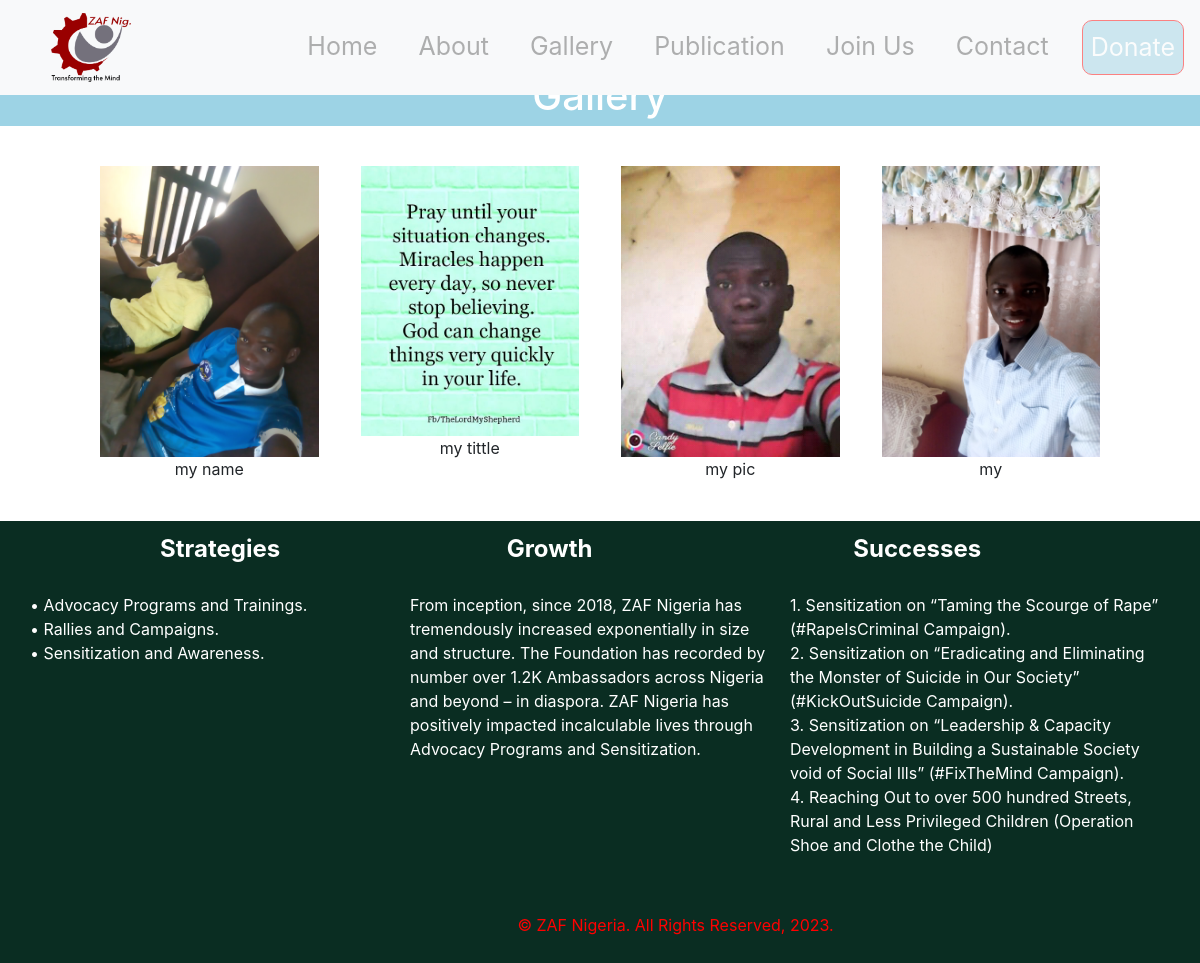
Page /gallery/ on the committed database.
### zafsapp/models.py (models this page shows)
class Gallery(models.Model):
    title = models.CharField(max_length=100)
    image = models.ImageField(upload_to='gallery/')

### zafsapp/views.py (the view)
# urls.py: path('gallery/', views.gallery, name='gallery'),
def gallery(request):
    images = Gallery.objects.all()
    return render(request, 'gallery.html', {'images': images})

### zafsapp/context_processors.py (called while the page is built)
def current_year(request):
    return { 'current_year': datetime.now().year}

### zafsapp/Templates/gallery.html (shortened to what this page needs)
{% include 'navbar.html'%}
{% load static%}
<!DOCTYPE html>
<html>
<head>
    <link rel="stylesheet" type="text/css" href="{% static 'gallery.css' %}">
    <link rel="stylesheet" href="https://maxcdn.bootstrapcdn.com/bootstrap/4.5.2/css/bootstrap.min.css">
</head>
<body>
    <h1 class="text-center">Gallery</h1>
    <div class="container">
        <div class="row" id="image-container">
            {% for image in images reversed %}
                <div class="col-lg-3 col-md-4 col-sm-6 mb-4">
                    <div class="image">
                        <img src="{{ image.image.url }}" alt="{{ image.title }}" class="img-fluid">
                        <p class="text-center">{{ image.title }}</p>
                    </div>
                </div>
            {% empty %}
                <p class="col-12 text-center">No images available</p>
            {% endfor %}
        </div>
    </div>
</body>
{% include 'footer.html'%}

### static/gallery.css (style rules this page uses)
#image-container { display: flex; flex-wrap: wrap; justify-content: flex-start; margin: 34px; margin-bottom: 0; }
.image { text-align: center; margin: 6px; }
.image img { width: 250px; }

### zafsapp/Templates/gallery.html (style rules this page uses)
h1 { color: white; display: flex; background-color: rgb(157, 211, 229); height: 60px; align-items:center; justify-content: center; margin-top: 5.5% }

### rows in the picture
Gallery: image (picture), title "my name"
Gallery: image (picture), title "my tittle"
Gallery: image (picture), title "my pic"
Gallery: image (picture), title "my"
